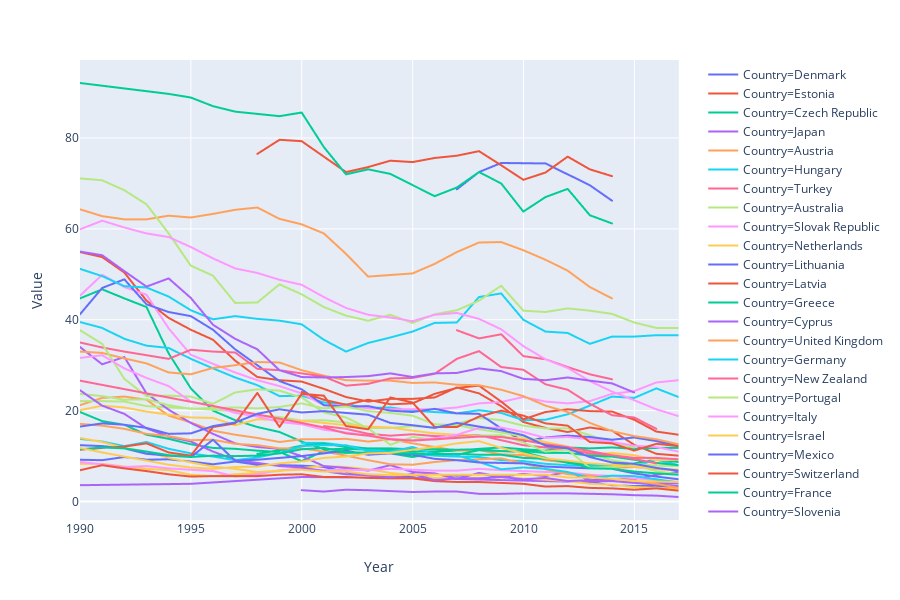

The cell this chart's notebook holds for it:
### Code cell
px.line(family_df[family_df['Indicator'] == 'Fertility rates (births per 1000) for 15-19 year olds'], x='Year', y='Value', color='Country')

### Figure 1 — Plotly figure (JSON) as saved in the notebook; plotly's stock layout.template omitted (floating-point values rounded to 4 significant figures)
{"data": [{"hoverlabel": {"namelength": 0}, "hovertemplate": "Country=Denmark<br>Year=%{x}<br>Value=%{y}", "legendgroup": "Country=Denmark", "line": {"color": "#636efa", "dash": "solid"}, "mode": "lines", "name": "Country=Denmark", "showlegend": true, "type": "scattergl", "x": [1990, 1991, 1992, 1993, 1994, 1995, 1996, 1997, 1998, 1999, 2000, 2001, 2002, 2003, 2004, 2005, 2006, 2007, 2008, 2009, 2010, 2011, 2012, 2013, 2014, 2015, 2016, 2017], "xaxis": "x", "y": [9.2, 9.1, 9.8, 9.2, 9.3, 8.8, 8.2, 8.8, 8.1, 8, 7.9, 7.6, 6.5, 6, 5.6, 5.6, 6, 5.7, 6, 5.5, 5, 4.6, 4.4, 4.2, 3.6, 3.4, 3.5, 2.8], "yaxis": "y"}, {"hoverlabel": {"namelength": 0}, "hovertemplate": "Country=Estonia<br>Year=%{x}<br>Value=%{y}", "legendgroup": "Country=Estonia", "line": {"color": "#EF553B", "dash": "solid"}, "mode": "lines", "name": "Country=Estonia", "showlegend": true, "type": "scattergl", "x": [1990, 1991, 1992, 1993, 1994, 1995, 1996, 1997, 1998, 1999, 2000, 2001, 2002, 2003, 2004, 2005, 2006, 2007, 2008, 2009, 2010, 2011, 2012, 2013, 2014, 2015, 2016, 2017], "xaxis": "x", "y": [54.9, 53.8, 50.4, 44.2, 40.4, 37.8, 35.6, 31, 27.4, 26.7, 26.4, 24.8, 23, 22, 22.6, 22.6, 22.9, 25.1, 23.8, 21, 17.5, 16.2, 15.3, 16.3, 15.6, 12.5, 10.5, 10.1], "yaxis": "y"}, {"hoverlabel": {"namelength": 0}, "hovertemplate": "Country=Czech Republic<br>Year=%{x}<br>Value=%{y}", "legendgroup": "Country=Czech Republic", "line": {"color": "#00cc96", "dash": "solid"}, "mode": "lines", "name": "Country=Czech Republic", "showlegend": true, "type": "scattergl", "x": [1990, 1991, 1992, 1993, 1994, 1995, 1996, 1997, 1998, 1999, 2000, 2001, 2002, 2003, 2004, 2005, 2006, 2007, 2008, 2009, 2010, 2011, 2012, 2013, 2014, 2015, 2016, 2017], "xaxis": "x", "y": [44.7, 46.7, 44.7, 42.8, 32.6, 24.9, 20, 17.9, 16.4, 15.3, 13.2, 11.5, 11.6, 11.4, 11.4, 11, 11, 11.2, 11.6, 11.9, 11.5, 11.2, 11.9, 11.7, 11.9, 11.6, 11.8, 11.8], "yaxis": "y"}, {"hoverlabel": {"namelength": 0}, "hovertemplate": "Country=Japan<br>Year=%{x}<br>Value=%{y}", "legendgroup": "Country=Japan", "line": {"color": "#ab63fa", "dash": "solid"}, "mode": "lines", "name": "Country=Japan", "showlegend": true, "type": "scattergl", "x": [1990, 1995, 2000, 2005, 2010, 2011, 2012, 2013, 2014, 2015, 2016, 2017], "xaxis": "x", "y": [3.6, 3.9, 5.4, 5.2, 4.6, 4.5, 4.4, 4.4, 4.5, 4.1, 3.8, 3.4], "yaxis": "y"}, {"hoverlabel": {"namelength": 0}, "hovertemplate": "Country=Austria<br>Year=%{x}<br>Value=%{y}", "legendgroup": "Country=Austria", "line": {"color": "#FFA15A", "dash": "solid"}, "mode": "lines", "name": "Country=Austria", "showlegend": true, "type": "scattergl", "x": [1990, 1991, 1992, 1993, 1994, 1995, 1996, 1997, 1998, 1999, 2000, 2001, 2002, 2003, 2004, 2005, 2006, 2007, 2008, 2009, 2010, 2011, 2012, 2013, 2014, 2015, 2016, 2017], "xaxis": "x", "y": [21.2, 22.8, 23.1, 22.4, 18.9, 17.4, 15.6, 14.7, 14, 13.1, 13.7, 13.7, 13.8, 13.2, 13.7, 12.8, 12, 11.2, 11.3, 10.4, 10.2, 9.1, 8.6, 8.1, 7.4, 7.6, 7.2, 6.8], "yaxis": "y"}, {"hoverlabel": {"namelength": 0}, "hovertemplate": "Country=Hungary<br>Year=%{x}<br>Value=%{y}", "legendgroup": "Country=Hungary", "line": {"color": "#19d3f3", "dash": "solid"}, "mode": "lines", "name": "Country=Hungary", "showlegend": true, "type": "scattergl", "x": [1990, 1991, 1992, 1993, 1994, 1995, 1996, 1997, 1998, 1999, 2000, 2001, 2002, 2003, 2004, 2005, 2006, 2007, 2008, 2009, 2010, 2011, 2012, 2013, 2014, 2015, 2016, 2017], "xaxis": "x", "y": [39.5, 38.2, 35.8, 34.3, 33.8, 31.4, 29.3, 27.3, 25.6, 23.2, 23.3, 21.8, 21.4, 20.6, 20.7, 20, 19.7, 19.4, 20.1, 19.5, 17.9, 18, 19.2, 21.1, 23.1, 22.8, 24.9, 23], "yaxis": "y"}, {"hoverlabel": {"namelength": 0}, "hovertemplate": "Country=Turkey<br>Year=%{x}<br>Value=%{y}", "legendgroup": "Country=Turkey", "line": {"color": "#FF6692", "dash": "solid"}, "mode": "lines", "name": "Country=Turkey", "showlegend": true, "type": "scattergl", "x": [2007, 2008, 2009, 2010, 2011, 2012, 2013, 2014], "xaxis": "x", "y": [37.7, 35.9, 36.8, 32, 31.3, 29.6, 28, 26.9], "yaxis": "y"}, {"hoverlabel": {"namelength": 0}, "hovertemplate": "Country=Australia<br>Year=%{x}<br>Value=%{y}", "legendgroup": "Country=Australia", "line": {"color": "#B6E880", "dash": "solid"}, "mode": "lines", "name": "Country=Australia", "showlegend": true, "type": "scattergl", "x": [1990, 1991, 1992, 1993, 1994, 1995, 1996, 1997, 1998, 1999, 2000, 2001, 2002, 2003, 2004, 2005, 2006, 2007, 2008, 2009, 2010, 2011, 2012, 2013, 2014, 2015], "xaxis": "x", "y": [22.1, 22.1, 22, 21, 20.7, 20.5, 20.2, 19.9, 19, 18.6, 17.8, 17.9, 17.4, 16.2, 16.2, 16.6, 16.3, 17.1, 18.4, 17.9, 16.7, 16.1, 16.1, 14.6, 12.9, 11.9], "yaxis": "y"}, {"hoverlabel": {"namelength": 0}, "hovertemplate": "Country=Slovak Republic<br>Year=%{x}<br>Value=%{y}", "legendgroup": "Country=Slovak Republic", "line": {"color": "#FF97FF", "dash": "solid"}, "mode": "lines", "name": "Country=Slovak Republic", "showlegend": true, "type": "scattergl", "x": [1990, 1991, 1992, 1993, 1994, 1995, 1996, 1997, 1998, 1999, 2000, 2001, 2002, 2003, 2004, 2005, 2006, 2007, 2008, 2009, 2010, 2011, 2012, 2013, 2014, 2015, 2016, 2017], "xaxis": "x", "y": [45.3, 49.9, 47.2, 45.5, 38.1, 32.3, 30.3, 28.4, 26.7, 25.4, 23.8, 21.2, 21.2, 20.5, 20.3, 20.3, 20.3, 20.7, 21.6, 21.9, 23, 22, 21.6, 22.1, 23.7, 24.3, 26.2, 26.7], "yaxis": "y"}, {"hoverlabel": {"namelength": 0}, "hovertemplate": "Country=Netherlands<br>Year=%{x}<br>Value=%{y}", "legendgroup": "Country=Netherlands", "line": {"color": "#FECB52", "dash": "solid"}, "mode": "lines", "name": "Country=Netherlands", "showlegend": true, "type": "scattergl", "x": [1990, 1991, 1992, 1993, 1994, 1995, 1996, 1997, 1998, 1999, 2000, 2001, 2002, 2003, 2004, 2005, 2006, 2007, 2008, 2009, 2010, 2011, 2012, 2013, 2014, 2015, 2016, 2017], "xaxis": "x", "y": [8.3, 8.3, 7.7, 7.2, 6.9, 5.9, 5.6, 6, 6.3, 6.7, 7.4, 7.8, 7.6, 7.1, 6.3, 5.8, 5.2, 5.2, 5.2, 5.3, 5.1, 4.8, 4.5, 3.9, 3.7, 3.2, 3, 2.8], "yaxis": "y"}, {"hoverlabel": {"namelength": 0}, "hovertemplate": "Country=Lithuania<br>Year=%{x}<br>Value=%{y}", "legendgroup": "Country=Lithuania", "line": {"color": "#636efa", "dash": "solid"}, "mode": "lines", "name": "Country=Lithuania", "showlegend": true, "type": "scattergl", "x": [1990, 1991, 1992, 1993, 1994, 1995, 1996, 1997, 1998, 1999, 2000, 2001, 2002, 2003, 2004, 2005, 2006, 2007, 2008, 2009, 2010, 2011, 2012, 2013, 2014, 2015, 2016, 2017], "xaxis": "x", "y": [41.2, 47, 48.9, 43.4, 41.7, 40.8, 37.8, 33.5, 30, 26.5, 24.7, 21.2, 20.9, 21, 20, 19.7, 20.4, 19.4, 19.3, 16.1, 13.2, 14.1, 14.5, 14.2, 13.6, 14.1, 13.3, 12.2], "yaxis": "y"}, {"hoverlabel": {"namelength": 0}, "hovertemplate": "Country=Latvia<br>Year=%{x}<br>Value=%{y}", "legendgroup": "Country=Latvia", "line": {"color": "#EF553B", "dash": "solid"}, "mode": "lines", "name": "Country=Latvia", "showlegend": true, "type": "scattergl", "x": [2000, 2001, 2002, 2003, 2004, 2005, 2006, 2007, 2008, 2009, 2010, 2011, 2012, 2013, 2014, 2015, 2016, 2017], "xaxis": "x", "y": [24.1, 22.4, 21.3, 22.4, 21.4, 21.6, 23.7, 25, 25.5, 22, 18.1, 19.7, 20.3, 19.9, 19.8, 18, 15.4, 14.7], "yaxis": "y"}, {"hoverlabel": {"namelength": 0}, "hovertemplate": "Country=Greece<br>Year=%{x}<br>Value=%{y}", "legendgroup": "Country=Greece", "line": {"color": "#00cc96", "dash": "solid"}, "mode": "lines", "name": "Country=Greece", "showlegend": true, "type": "scattergl", "x": [1990, 1991, 1992, 1993, 1994, 1995, 1996, 1997, 1998, 1999, 2000, 2001, 2002, 2003, 2004, 2005, 2006, 2007, 2008, 2009, 2010, 2011, 2012, 2013, 2014, 2015, 2016, 2017], "xaxis": "x", "y": [19.7, 17.7, 16.9, 14.7, 13.8, 12.6, 11.8, 11.6, 11.2, 10.9, 8.9, 11.1, 10.7, 10.8, 10.6, 9.8, 10.6, 10.3, 11.3, 11.1, 10.9, 9.6, 8.5, 8.1, 8.1, 8.4, 9.2, 8.7], "yaxis": "y"}, {"hoverlabel": {"namelength": 0}, "hovertemplate": "Country=Cyprus<br>Year=%{x}<br>Value=%{y}", "legendgroup": "Country=Cyprus", "line": {"color": "#ab63fa", "dash": "solid"}, "mode": "lines", "name": "Country=Cyprus", "showlegend": true, "type": "scattergl", "x": [1990, 1991, 1992, 1993, 1994, 1995, 1996, 1997, 1998, 1999, 2000, 2001, 2002, 2003, 2004, 2005, 2006, 2007, 2008, 2009, 2010, 2011, 2012, 2013, 2014, 2015, 2016, 2017], "xaxis": "x", "y": [34, 30.2, 31.8, 23.8, 20.2, 17.3, 14.9, 12.8, 12, 11.6, 10, 7.8, 7.4, 6.8, 8, 6.5, 6.2, 5, 6.3, 5.5, 6.1, 5.6, 6.5, 4.7, 4.9, 4.9, 5.9, 6.5], "yaxis": "y"}, {"hoverlabel": {"namelength": 0}, "hovertemplate": "Country=United Kingdom<br>Year=%{x}<br>Value=%{y}", "legendgroup": "Country=United Kingdom", "line": {"color": "#FFA15A", "dash": "solid"}, "mode": "lines", "name": "Country=United Kingdom", "showlegend": true, "type": "scattergl", "x": [1990, 1991, 1992, 1993, 1994, 1995, 1996, 1997, 1998, 1999, 2000, 2001, 2002, 2003, 2004, 2005, 2006, 2007, 2008, 2009, 2010, 2011, 2012, 2013, 2014, 2015, 2016, 2017], "xaxis": "x", "y": [33, 32.7, 31.5, 30.4, 28.4, 28, 29.4, 30, 30.7, 30.6, 28.9, 27.7, 26.7, 26.6, 26.6, 26.1, 26.2, 25.7, 25.6, 24.6, 23.2, 21.1, 19.7, 17.3, 15.5, 14.4, 13.7, 12.6], "yaxis": "y"}, {"hoverlabel": {"namelength": 0}, "hovertemplate": "Country=Germany<br>Year=%{x}<br>Value=%{y}", "legendgroup": "Country=Germany", "line": {"color": "#19d3f3", "dash": "solid"}, "mode": "lines", "name": "Country=Germany", "showlegend": true, "type": "scattergl", "x": [2000, 2001, 2002, 2003, 2004, 2005, 2006, 2007, 2008, 2009, 2010, 2011, 2012, 2013, 2014, 2015, 2016, 2017], "xaxis": "x", "y": [12.9, 12.9, 12.3, 11.6, 10.9, 10.6, 10.1, 9.9, 9.8, 9.1, 8.9, 8.3, 8, 7.8, 7.8, 7.8, 9.2, 8], "yaxis": "y"}, {"hoverlabel": {"namelength": 0}, "hovertemplate": "Country=New Zealand<br>Year=%{x}<br>Value=%{y}", "legendgroup": "Country=New Zealand", "line": {"color": "#FF6692", "dash": "solid"}, "mode": "lines", "name": "Country=New Zealand", "showlegend": true, "type": "scattergl", "x": [1990, 1991, 1992, 1993, 1994, 1995, 1996, 1997, 1998, 1999, 2000, 2001, 2002, 2003, 2004, 2005, 2006, 2007, 2008, 2009, 2010, 2011, 2012, 2013, 2014, 2015, 2016], "xaxis": "x", "y": [35, 33.9, 33, 32.2, 31.4, 33.4, 33, 32.8, 29.2, 28.9, 28.2, 27.5, 25.5, 25.9, 27.1, 27.2, 28.1, 31.4, 33.1, 29.6, 29, 25.8, 24.6, 21.5, 19, 18.5, 16], "yaxis": "y"}, {"hoverlabel": {"namelength": 0}, "hovertemplate": "Country=Portugal<br>Year=%{x}<br>Value=%{y}", "legendgroup": "Country=Portugal", "line": {"color": "#B6E880", "dash": "solid"}, "mode": "lines", "name": "Country=Portugal", "showlegend": true, "type": "scattergl", "x": [1990, 1991, 1992, 1993, 1994, 1995, 1996, 1997, 1998, 1999, 2000, 2001, 2002, 2003, 2004, 2005, 2006, 2007, 2008, 2009, 2010, 2011, 2012, 2013, 2014, 2015, 2016, 2017], "xaxis": "x", "y": [23.7, 23.2, 22.4, 22.5, 21.2, 20.4, 20.6, 20.7, 20.5, 20.8, 21.6, 20.5, 20.9, 19.9, 19.5, 18.9, 17, 16.8, 15.9, 15.2, 14.3, 13.1, 12, 10.5, 9.1, 8.3, 7.9, 7.8], "yaxis": "y"}, {"hoverlabel": {"namelength": 0}, "hovertemplate": "Country=Italy<br>Year=%{x}<br>Value=%{y}", "legendgroup": "Country=Italy", "line": {"color": "#FF97FF", "dash": "solid"}, "mode": "lines", "name": "Country=Italy", "showlegend": true, "type": "scattergl", "x": [1990, 1991, 1992, 1993, 1994, 1995, 1996, 1997, 1998, 1999, 2000, 2001, 2002, 2003, 2004, 2005, 2006, 2007, 2008, 2009, 2010, 2011, 2012, 2013, 2014, 2015, 2016, 2017], "xaxis": "x", "y": [8.7, 8.2, 7.6, 7.8, 7.3, 7, 6.7, 5.5, 6, 6.9, 7.2, 6.9, 7, 6.9, 7.2, 7, 6.8, 6.8, 7.2, 6.9, 6.7, 6.5, 6.4, 5.9, 5.6, 5.1, 4.8, 4.3], "yaxis": "y"}, {"hoverlabel": {"namelength": 0}, "hovertemplate": "Country=Israel<br>Year=%{x}<br>Value=%{y}", "legendgroup": "Country=Israel", "line": {"color": "#FECB52", "dash": "solid"}, "mode": "lines", "name": "Country=Israel", "showlegend": true, "type": "scattergl", "x": [1990, 1991, 1992, 1993, 1994, 1995, 1996, 1997, 1998, 1999, 2000, 2001, 2002, 2003, 2004, 2005, 2006, 2007, 2008, 2009, 2010, 2011, 2012, 2013, 2014, 2015, 2016, 2017], "xaxis": "x", "y": [20.1, 21.1, 20.7, 19.8, 19.1, 18.5, 18.4, 16.8, 18.1, 17.9, 17.8, 17.3, 16.8, 16.5, 16.3, 15.6, 15, 14.7, 14.6, 14.3, 13.8, 13.1, 12.1, 10.4, 10.7, 10.2, 9.1, 9.2], "yaxis": "y"}, {"hoverlabel": {"namelength": 0}, "hovertemplate": "Country=Mexico<br>Year=%{x}<br>Value=%{y}", "legendgroup": "Country=Mexico", "line": {"color": "#636efa", "dash": "solid"}, "mode": "lines", "name": "Country=Mexico", "showlegend": true, "type": "scattergl", "x": [2007, 2008, 2009, 2011, 2013, 2014], "xaxis": "x", "y": [68.7, 72.5, 74.5, 74.4, 69.6, 66.2], "yaxis": "y"}, {"hoverlabel": {"namelength": 0}, "hovertemplate": "Country=Switzerland<br>Year=%{x}<br>Value=%{y}", "legendgroup": "Country=Switzerland", "line": {"color": "#EF553B", "dash": "solid"}, "mode": "lines", "name": "Country=Switzerland", "showlegend": true, "type": "scattergl", "x": [1990, 1991, 1992, 1993, 1994, 1995, 1996, 1997, 1998, 1999, 2000, 2001, 2002, 2003, 2004, 2005, 2006, 2007, 2008, 2009, 2010, 2011, 2012, 2013, 2014, 2015, 2016, 2017], "xaxis": "x", "y": [6.9, 8, 7.3, 6.7, 6, 5.5, 5.6, 5.6, 5.6, 5.9, 6, 5.4, 5.4, 5.2, 5.1, 5.1, 4.5, 4.3, 4.3, 4.1, 3.9, 3.3, 3.4, 3, 2.9, 2.6, 2.9, 2.4], "yaxis": "y"}, {"hoverlabel": {"namelength": 0}, "hovertemplate": "Country=France<br>Year=%{x}<br>Value=%{y}", "legendgroup": "Country=France", "line": {"color": "#00cc96", "dash": "solid"}, "mode": "lines", "name": "Country=France", "showlegend": true, "type": "scattergl", "x": [1998, 1999, 2000, 2001, 2002, 2003, 2004, 2005, 2006, 2007, 2008, 2009, 2010, 2011, 2012, 2013, 2014, 2015, 2016, 2017], "xaxis": "x", "y": [10.5, 11.3, 12.3, 12.7, 12, 11.7, 11.7, 11.5, 11.5, 11.4, 11.5, 11.1, 11.1, 10.7, 10.7, 10.1, 9.9, 9.2, 8.5, 8], "yaxis": "y"}, {"hoverlabel": {"namelength": 0}, "hovertemplate": "Country=Slovenia<br>Year=%{x}<br>Value=%{y}", "legendgroup": "Country=Slovenia", "line": {"color": "#ab63fa", "dash": "solid"}, "mode": "lines", "name": "Country=Slovenia", "showlegend": true, "type": "scattergl", "x": [1990, 1991, 1992, 1993, 1994, 1995, 1996, 1997, 1998, 1999, 2000, 2001, 2002, 2003, 2004, 2005, 2006, 2007, 2008, 2009, 2010, 2011, 2012, 2013, 2014, 2015, 2016, 2017], "xaxis": "x", "y": [24.5, 21.1, 19.3, 16.1, 14.3, 13.2, 11, 9.2, 8.5, 7.8, 7.5, 6.7, 6, 5.8, 5.3, 6.1, 4.7, 5.1, 5.1, 5.4, 4.9, 5.2, 4.5, 4.7, 5, 4.5, 4.1, 4], "yaxis": "y"}, {"hoverlabel": {"namelength": 0}, "hovertemplate": "Country=Norway<br>Year=%{x}<br>Value=%{y}", "legendgroup": "Country=Norway", "line": {"color": "#FFA15A", "dash": "solid"}, "mode": "lines", "name": "Country=Norway", "showlegend": true, "type": "scattergl", "x": [1990, 1991, 1992, 1993, 1994, 1995, 1996, 1997, 1998, 1999, 2000, 2001, 2002, 2003, 2004, 2005, 2006, 2007, 2008, 2009, 2010, 2011, 2012, 2013, 2014, 2015, 2016, 2017], "xaxis": "x", "y": [17.1, 16.7, 16, 14.9, 14.4, 13.5, 13.6, 12.7, 12.4, 11.7, 11.7, 11, 10.1, 9.1, 8.2, 8.1, 8.7, 9.1, 9.3, 9.5, 8.4, 7.1, 6, 5.7, 5, 4.6, 3.9, 3], "yaxis": "y"}, {"hoverlabel": {"namelength": 0}, "hovertemplate": "Country=Luxembourg<br>Year=%{x}<br>Value=%{y}", "legendgroup": "Country=Luxembourg", "line": {"color": "#19d3f3", "dash": "solid"}, "mode": "lines", "name": "Country=Luxembourg", "showlegend": true, "type": "scattergl", "x": [1990, 1991, 1992, 1993, 1994, 1995, 1996, 1997, 1998, 1999, 2000, 2001, 2002, 2003, 2004, 2005, 2006, 2007, 2008, 2009, 2010, 2011, 2012, 2013, 2014, 2015, 2016, 2017], "xaxis": "x", "y": [13.8, 13.2, 12.2, 13.1, 11.6, 10.6, 9.9, 9.1, 9.7, 10.7, 12.2, 12.4, 12.4, 11.1, 11, 12, 10.4, 10.2, 8.7, 7.1, 7.5, 7.2, 6.5, 5.2, 5.7, 5.6, 4.9, 4.2], "yaxis": "y"}, {"hoverlabel": {"namelength": 0}, "hovertemplate": "Country=Croatia<br>Year=%{x}<br>Value=%{y}", "legendgroup": "Country=Croatia", "line": {"color": "#FF6692", "dash": "solid"}, "mode": "lines", "name": "Country=Croatia", "showlegend": true, "type": "scattergl", "x": [2001, 2002, 2003, 2004, 2005, 2006, 2007, 2008, 2009, 2010, 2011, 2012, 2013, 2014, 2015, 2016, 2017], "xaxis": "x", "y": [16.6, 16, 14.9, 14.5, 14.8, 14.4, 14.3, 14.6, 13.5, 12.4, 11.9, 11.4, 10.6, 10.2, 9.6, 9.6, 9.3], "yaxis": "y"}, {"hoverlabel": {"namelength": 0}, "hovertemplate": "Country=Iceland<br>Year=%{x}<br>Value=%{y}", "legendgroup": "Country=Iceland", "line": {"color": "#B6E880", "dash": "solid"}, "mode": "lines", "name": "Country=Iceland", "showlegend": true, "type": "scattergl", "x": [1990, 1991, 1992, 1993, 1994, 1995, 1996, 1997, 1998, 1999, 2000, 2001, 2002, 2003, 2004, 2005, 2006, 2007, 2008, 2009, 2010, 2011, 2012, 2013, 2014, 2015, 2016, 2017], "xaxis": "x", "y": [37.7, 34.7, 27, 23.2, 23.3, 23.1, 21.5, 24, 24.7, 24.4, 22.9, 19.6, 18.5, 16.1, 12.5, 14.2, 13.6, 14.1, 14.5, 14.6, 13, 11, 11.4, 7.4, 7.6, 8, 6.7, 6], "yaxis": "y"}, {"hoverlabel": {"namelength": 0}, "hovertemplate": "Country=Poland<br>Year=%{x}<br>Value=%{y}", "legendgroup": "Country=Poland", "line": {"color": "#FF97FF", "dash": "solid"}, "mode": "lines", "name": "Country=Poland", "showlegend": true, "type": "scattergl", "x": [1990, 1991, 1992, 1993, 1994, 1995, 1996, 1997, 1998, 1999, 2000, 2001, 2002, 2003, 2004, 2005, 2006, 2007, 2008, 2009, 2010, 2011, 2012, 2013, 2014, 2015, 2016, 2017], "xaxis": "x", "y": [31.6, 32.2, 29.3, 27.2, 25.4, 22, 21.1, 19.5, 18.7, 17.5, 17, 15.8, 15.2, 14.5, 13.8, 13.5, 13.9, 14.7, 16.2, 16.3, 15.3, 14, 14.2, 13.7, 13.1, 12.3, 12, 11], "yaxis": "y"}, {"hoverlabel": {"namelength": 0}, "hovertemplate": "Country=Sweden<br>Year=%{x}<br>Value=%{y}", "legendgroup": "Country=Sweden", "line": {"color": "#FECB52", "dash": "solid"}, "mode": "lines", "name": "Country=Sweden", "showlegend": true, "type": "scattergl", "x": [1990, 1991, 1992, 1993, 1994, 1995, 1996, 1997, 1998, 1999, 2000, 2001, 2002, 2003, 2004, 2005, 2006, 2007, 2008, 2009, 2010, 2011, 2012, 2013, 2014, 2015, 2016, 2017], "xaxis": "x", "y": [14, 13.1, 11.8, 11, 9.6, 8.6, 7.7, 7.2, 6.5, 6.8, 7, 6.6, 6.6, 6, 5.8, 5.9, 5.9, 5.9, 5.9, 5.9, 5.9, 5.9, 5.3, 5.3, 5, 4.5, 4.4, 4.3], "yaxis": "y"}, {"hoverlabel": {"namelength": 0}, "hovertemplate": "Country=Finland<br>Year=%{x}<br>Value=%{y}", "legendgroup": "Country=Finland", "line": {"color": "#636efa", "dash": "solid"}, "mode": "lines", "name": "Country=Finland", "showlegend": true, "type": "scattergl", "x": [1990, 1991, 1992, 1993, 1994, 1995, 1996, 1997, 1998, 1999, 2000, 2001, 2002, 2003, 2004, 2005, 2006, 2007, 2008, 2009, 2010, 2011, 2012, 2013, 2014, 2015, 2016, 2017], "xaxis": "x", "y": [12.4, 12.2, 11.7, 10.5, 10.1, 9.8, 13.6, 9, 9.2, 9.6, 10, 10.6, 11.2, 10.3, 10.6, 10.3, 9.4, 9.1, 8.6, 8.5, 8.4, 7.7, 7.5, 7.3, 7.2, 6.2, 5.5, 4.9], "yaxis": "y"}, {"hoverlabel": {"namelength": 0}, "hovertemplate": "Country=Malta<br>Year=%{x}<br>Value=%{y}", "legendgroup": "Country=Malta", "line": {"color": "#EF553B", "dash": "solid"}, "mode": "lines", "name": "Country=Malta", "showlegend": true, "type": "scattergl", "x": [1990, 1991, 1992, 1993, 1994, 1995, 1996, 1997, 1998, 1999, 2000, 2001, 2002, 2003, 2004, 2005, 2006, 2007, 2008, 2009, 2010, 2011, 2012, 2013, 2014, 2015, 2016, 2017], "xaxis": "x", "y": [11.4, 11.8, 12.1, 12.8, 10.8, 10.1, 16.4, 17.2, 23.9, 16.4, 23.7, 23.3, 16.6, 15.9, 22.9, 21.8, 16.4, 16.4, 18.7, 20, 18.9, 17.2, 16.7, 13.1, 12.8, 11.2, 12.7, 12.2], "yaxis": "y"}, {"hoverlabel": {"namelength": 0}, "hovertemplate": "Country=Belgium<br>Year=%{x}<br>Value=%{y}", "legendgroup": "Country=Belgium", "line": {"color": "#00cc96", "dash": "solid"}, "mode": "lines", "name": "Country=Belgium", "showlegend": true, "type": "scattergl", "x": [1990, 1991, 1992, 1993, 1994, 1995, 1996, 1997, 1998, 1999, 2000, 2001, 2002, 2003, 2004, 2005, 2006, 2007, 2008, 2009, 2010, 2011, 2012, 2013, 2014, 2015, 2016, 2017], "xaxis": "x", "y": [11.5, 11.9, 11.7, 11, 10.2, 9.8, 10.1, 10, 10.1, 10.6, 11.5, 11.8, 10.9, 10.7, 10.7, 10.5, 10.4, 10.5, 10.3, 10.3, 9.6, 9.4, 8.8, 7.3, 7.2, 6.6, 6.2, 5.9], "yaxis": "y"}, {"hoverlabel": {"namelength": 0}, "hovertemplate": "Country=Korea<br>Year=%{x}<br>Value=%{y}", "legendgroup": "Country=Korea", "line": {"color": "#ab63fa", "dash": "solid"}, "mode": "lines", "name": "Country=Korea", "showlegend": true, "type": "scattergl", "x": [2000, 2001, 2002, 2003, 2004, 2005, 2006, 2007, 2008, 2009, 2010, 2011, 2012, 2013, 2014, 2015, 2016, 2017], "xaxis": "x", "y": [2.5, 2.2, 2.6, 2.5, 2.3, 2.1, 2.2, 2.2, 1.7, 1.7, 1.8, 1.8, 1.8, 1.7, 1.6, 1.4, 1.3, 1], "yaxis": "y"}, {"hoverlabel": {"namelength": 0}, "hovertemplate": "Country=Chile<br>Year=%{x}<br>Value=%{y}", "legendgroup": "Country=Chile", "line": {"color": "#FFA15A", "dash": "solid"}, "mode": "lines", "name": "Country=Chile", "showlegend": true, "type": "scattergl", "x": [1990, 1991, 1992, 1993, 1994, 1995, 1996, 1997, 1998, 1999, 2000, 2001, 2002, 2003, 2005, 2006, 2007, 2008, 2009, 2010, 2011, 2012, 2013, 2014], "xaxis": "x", "y": [64.3, 62.8, 62.1, 62.1, 62.9, 62.5, 63.3, 64.2, 64.7, 62.2, 61, 59, 54.5, 49.5, 50.2, 52.3, 54.9, 57, 57.1, 55.3, 53.2, 50.8, 47.2, 44.7], "yaxis": "y"}, {"hoverlabel": {"namelength": 0}, "hovertemplate": "Country=Romania<br>Year=%{x}<br>Value=%{y}", "legendgroup": "Country=Romania", "line": {"color": "#19d3f3", "dash": "solid"}, "mode": "lines", "name": "Country=Romania", "showlegend": true, "type": "scattergl", "x": [1990, 1991, 1992, 1993, 1994, 1995, 1996, 1997, 1998, 1999, 2000, 2001, 2002, 2003, 2004, 2005, 2006, 2007, 2008, 2009, 2010, 2011, 2012, 2013, 2014, 2015, 2016, 2017], "xaxis": "x", "y": [51.2, 49.6, 47.4, 47.1, 45.1, 42.1, 40.1, 40.8, 40.2, 39.8, 39, 35.6, 33, 34.9, 36.1, 37.4, 39.3, 39.4, 45, 45.8, 40, 37.4, 37.1, 34.7, 36.3, 36.3, 36.6, 36.6], "yaxis": "y"}, {"hoverlabel": {"namelength": 0}, "hovertemplate": "Country=Canada<br>Year=%{x}<br>Value=%{y}", "legendgroup": "Country=Canada", "line": {"color": "#FF6692", "dash": "solid"}, "mode": "lines", "name": "Country=Canada", "showlegend": true, "type": "scattergl", "x": [1990, 2000, 2001, 2002, 2003, 2004, 2005, 2006, 2007, 2008, 2009, 2010, 2011, 2012, 2013, 2014, 2015, 2016], "xaxis": "x", "y": [26.6, 17.3, 16.3, 15, 14.5, 13.7, 13.4, 13.7, 14, 14.3, 14.2, 13.5, 12.6, 12, 11.1, 10.2, 9.4, 8.4], "yaxis": "y"}, {"hoverlabel": {"namelength": 0}, "hovertemplate": "Country=Bulgaria<br>Year=%{x}<br>Value=%{y}", "legendgroup": "Country=Bulgaria", "line": {"color": "#B6E880", "dash": "solid"}, "mode": "lines", "name": "Country=Bulgaria", "showlegend": true, "type": "scattergl", "x": [1990, 1991, 1992, 1993, 1994, 1995, 1996, 1997, 1998, 1999, 2000, 2001, 2002, 2003, 2004, 2005, 2006, 2007, 2008, 2009, 2010, 2011, 2012, 2013, 2014, 2015, 2016, 2017], "xaxis": "x", "y": [71.1, 70.7, 68.5, 65.4, 59, 51.9, 49.7, 43.7, 43.8, 47.8, 45.6, 42.8, 40.9, 39.8, 41.1, 39.3, 41.2, 42.1, 44.2, 47.5, 42, 41.7, 42.5, 42, 41.3, 39.4, 38.2, 38.2], "yaxis": "y"}, {"hoverlabel": {"namelength": 0}, "hovertemplate": "Country=United States<br>Year=%{x}<br>Value=%{y}", "legendgroup": "Country=United States", "line": {"color": "#FF97FF", "dash": "solid"}, "mode": "lines", "name": "Country=United States", "showlegend": true, "type": "scattergl", "x": [1990, 1991, 1992, 1993, 1994, 1995, 1996, 1997, 1998, 1999, 2000, 2001, 2002, 2003, 2004, 2005, 2006, 2007, 2008, 2009, 2010, 2011, 2012, 2013, 2014, 2015, 2016, 2017], "xaxis": "x", "y": [59.9, 61.8, 60.3, 59, 58.2, 56, 53.5, 51.3, 50.3, 48.8, 47.7, 45, 42.6, 41.1, 40.5, 39.7, 41.1, 41.5, 40.2, 37.9, 34.2, 31.3, 29.4, 26.5, 24.2, 22.3, 20.3, 18.8], "yaxis": "y"}, {"hoverlabel": {"namelength": 0}, "hovertemplate": "Country=Spain<br>Year=%{x}<br>Value=%{y}", "legendgroup": "Country=Spain", "line": {"color": "#FECB52", "dash": "solid"}, "mode": "lines", "name": "Country=Spain", "showlegend": true, "type": "scattergl", "x": [1990, 1991, 1992, 1993, 1994, 1995, 1996, 1997, 1998, 1999, 2000, 2001, 2002, 2003, 2004, 2005, 2006, 2007, 2008, 2009, 2010, 2011, 2012, 2013, 2014, 2015, 2016, 2017], "xaxis": "x", "y": [11.8, 10.8, 9.9, 9, 8.1, 7.5, 7.2, 7.6, 7.7, 8.4, 8.8, 9.6, 9.9, 10.6, 10.7, 11.4, 12, 12.8, 13.3, 11.8, 10.6, 9.5, 9, 8.4, 8.1, 7.7, 7.3, 7], "yaxis": "y"}, {"hoverlabel": {"namelength": 0}, "hovertemplate": "Country=Ireland<br>Year=%{x}<br>Value=%{y}", "legendgroup": "Country=Ireland", "line": {"color": "#636efa", "dash": "solid"}, "mode": "lines", "name": "Country=Ireland", "showlegend": true, "type": "scattergl", "x": [1990, 1991, 1992, 1993, 1994, 1995, 1996, 1997, 1998, 1999, 2000, 2001, 2002, 2003, 2004, 2005, 2006, 2007, 2008, 2009, 2010, 2011, 2012, 2013, 2014, 2015, 2016, 2017], "xaxis": "x", "y": [16.5, 17.2, 16.9, 16.2, 14.9, 15, 16.6, 17.4, 19.3, 20.3, 19.6, 19.9, 19.5, 19.1, 17.3, 16.8, 16.2, 17.3, 16.5, 15.7, 14.6, 12.3, 11.7, 9.8, 8.6, 8.3, 7.4, 6.8], "yaxis": "y"}, {"hoverlabel": {"namelength": 0}, "hovertemplate": "Country=Colombia<br>Year=%{x}<br>Value=%{y}", "legendgroup": "Country=Colombia", "line": {"color": "#EF553B", "dash": "solid"}, "mode": "lines", "name": "Country=Colombia", "showlegend": true, "type": "scattergl", "x": [1998, 1999, 2000, 2001, 2002, 2003, 2004, 2005, 2006, 2007, 2008, 2009, 2010, 2011, 2012, 2013, 2014], "xaxis": "x", "y": [76.5, 79.6, 79.3, 75.9, 72.5, 73.6, 75, 74.7, 75.6, 76.1, 77.1, 74, 70.8, 72.4, 75.9, 73.1, 71.6], "yaxis": "y"}, {"hoverlabel": {"namelength": 0}, "hovertemplate": "Country=Costa Rica<br>Year=%{x}<br>Value=%{y}", "legendgroup": "Country=Costa Rica", "line": {"color": "#00cc96", "dash": "solid"}, "mode": "lines", "name": "Country=Costa Rica", "showlegend": true, "type": "scattergl", "x": [1990, 1991, 1994, 1995, 1996, 1997, 1999, 2000, 2001, 2002, 2003, 2004, 2006, 2007, 2008, 2009, 2010, 2011, 2012, 2013, 2014], "xaxis": "x", "y": [92.1, 91.5, 89.7, 88.9, 87, 85.8, 84.8, 85.6, 78, 72, 73.1, 72.1, 67.2, 69.1, 72.5, 70, 63.8, 67, 68.8, 63, 61.2], "yaxis": "y"}, {"hoverlabel": {"namelength": 0}, "hovertemplate": "Country=Russia<br>Year=%{x}<br>Value=%{y}", "legendgroup": "Country=Russia", "line": {"color": "#ab63fa", "dash": "solid"}, "mode": "lines", "name": "Country=Russia", "showlegend": true, "type": "scattergl", "x": [1990, 1991, 1992, 1993, 1994, 1995, 1996, 1997, 1998, 1999, 2000, 2001, 2002, 2003, 2004, 2005, 2006, 2007, 2008, 2009, 2010, 2011, 2012, 2013, 2014, 2015], "xaxis": "x", "y": [55, 54.2, 50.7, 47.3, 49.1, 44.8, 38.9, 35.8, 33.5, 28.9, 27.4, 27.3, 27.4, 27.6, 28.2, 27.4, 28.2, 28.3, 29.3, 28.7, 27, 26.7, 27.3, 26.6, 26, 24], "yaxis": "y"}], "layout": {"height": 600, "legend": {"tracegroupgap": 0}, "margin": {"t": 60}, "xaxis": {"anchor": "y", "domain": [0, 0.98], "title": {"text": "Year"}}, "yaxis": {"anchor": "x", "domain": [0, 1], "title": {"text": "Value"}}}}
